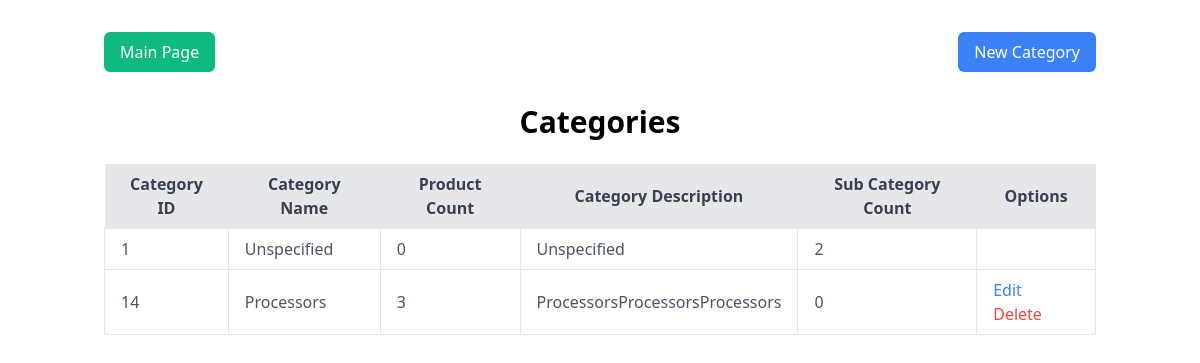
/Category/Categories_List.php (signed in), run on an earlier commit of the app's database.
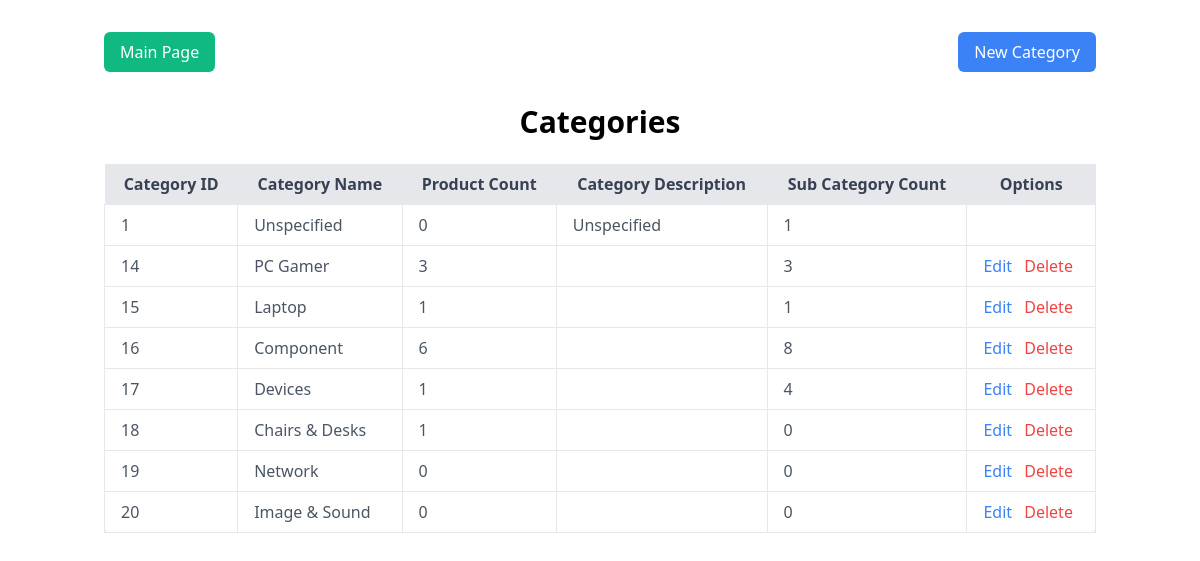
And on a later commit of the database.
### tables this page shows
CREATE TABLE `categories` (
  `Category_ID` int NOT NULL AUTO_INCREMENT,
  `Category_Name` varchar(100) DEFAULT 'Unspecified',
  `Category_Desc` varchar(2000) DEFAULT NULL,
  PRIMARY KEY (`Category_ID`),
  UNIQUE KEY `UC_Category_Name` (`Category_Name`),
  UNIQUE KEY `Category_Name` (`Category_Name`)
);

### Category/Categories_List.php (the view, shortened to what this page needs)
<!DOCTYPE html>
<html lang="en">
<head>
    <link href="../output.css" rel="stylesheet">
    <?php
    include_once ("../DB_Connexion.php");
    $query = "SELECT
    c.Category_ID,
    c.Category_Name,
    c.Category_Desc,
    COUNT(DISTINCT p.Product_ID) AS ProductCount,
    COUNT(DISTINCT s.SubCategory_ID) AS SubCategoryCount
    FROM
    Categories c
    LEFT JOIN
    Products p ON c.Category_ID = p.Category_ID
    LEFT JOIN
    SubCategories s ON c.Category_ID = s.Category_ID
    GROUP BY
    c.Category_ID, c.Category_Name, c.Category_Desc";
    $pdostmt = $connexion->prepare($query);
    $pdostmt->execute();
    $categoryCounts = $pdostmt->fetchAll(PDO::FETCH_ASSOC);
    ?>
</head>
<body class="bg-gray-100 font-sans">
    <div class="container mx-auto px-4 py-8">
        <div class="flex justify-between items-center mb-8">
            <a href="../index.php"
                class="px-4 py-2 bg-green-500 text-white rounded-md hover:bg-green-600 focus:outline-none focus:bg-green-600">Main
                Page</a>
            <a href="Categories_Add.php"
                class="px-4 py-2 bg-blue-500 text-white rounded-md hover:bg-blue-600 focus:outline-none focus:bg-blue-600">New
                Category</a>
        </div>
        <h1 class="text-3xl font-bold text-center mb-6">Categories</h1>
        <div class="overflow-x-auto">
            <table class="min-w-full bg-white rounded-lg shadow-lg">
                <thead class="bg-gray-200 text-gray-700">
                    <tr>
                        <th class="px-4 py-2">Category ID</th>
                        <th class="px-4 py-2">Category Name</th>
                        <th class="px-4 py-2">Product Count</th>
                        <th class="px-4 py-2">Category Description</th>
                        <th class="px-4 py-2">Sub Category Count</th>
                        <th class="px-4 py-2">Options</th>
                    </tr>
                </thead>
                <tbody class="text-gray-600">
                    <?php foreach ($categoryCounts as $ligne): ?>
                        <tr class="hover:bg-gray-100 transition-colors duration-200">
                            <td class="border px-4 py-2"><?php echo $ligne["Category_ID"] ?></td>
                            <td class="border px-4 py-2"><?php echo $ligne["Category_Name"] ?></td>
                            <td class="border px-4 py-2"><?php echo $ligne["ProductCount"] ?></td>
                            <td class="border px-4 py-2"><?php echo $ligne["Category_Desc"] ?></td>
                            <td class="border px-4 py-2"><?php echo $ligne["SubCategoryCount"] ?></td>
                            <td class="border px-4 py-2">
                            <a href="Categories_Modify.php?id=<?php echo urlencode($ligne["Category_Name"]) ?>" class="edit-button text-blue-500 hover:underline mr-2"  >Edit</a>
                            <a href="Categories_Delete.php?id=<?php echo urlencode($ligne["Category_Name"]) ?>" class="delete-button text-red-500 hover:underline"  >Delete</a>
                            </td>
                        </tr>
                    <?php endforeach; ?>
                </tbody>
            </table>
        </div>
    </div>
</body>
</html>

What changed in the data, as far as the page shows it:
computed for categories "Unspecified": SubCategoryCount "2" → "1"
changed categories id 14: Category_Name "Processors" → "PC Gamer"; SubCategoryCount "0" → "3"; Category_Desc "ProcessorsProcessorsProcessors" → (not shown)
added categories: Category_ID "15", Category_Name "Laptop", ProductCount "1", SubCategoryCount "1"
added categories: Category_ID "16", Category_Name "Component", ProductCount "6", SubCategoryCount "8"
added categories: Category_ID "17", Category_Name "Devices", ProductCount "1", SubCategoryCount "4"
added categories: Category_ID "18", Category_Name "Chairs & Desks", ProductCount "1", SubCategoryCount "0"
added categories: Category_ID "19", Category_Name "Network", ProductCount "0", SubCategoryCount "0"
added categories: Category_ID "20", Category_Name "Image & Sound", ProductCount "0", SubCategoryCount "0"
